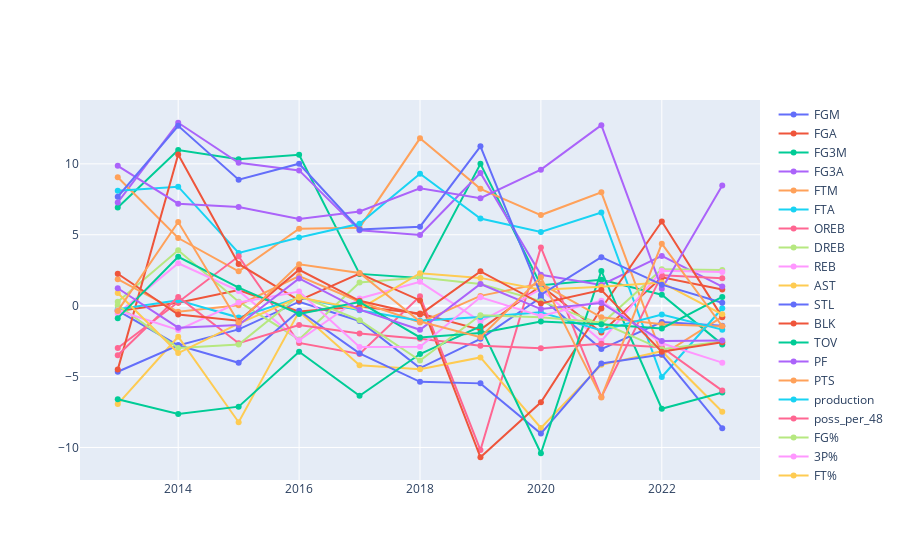

The cell this chart's notebook holds for it:
### Markdown cell above
very insightful data, some highlights:
1. because of the tight defence the PTS, Personal Fouls, and free Throws go up. 
2. teams shhot more 3 pointers compared to the regular season be the gradually became less in recent years, for examle in 2014 and 2019 they shot 10% more, but in 2020 to 2023 all les than 4%
3. poss per 48 represnt pace and it goes down in the playoffs, by a small margin I'd say, from 3-6%.

### Code cell
fig = go.Figure()

for col in comparison_df.columns[1:]:
    fig.add_trace(go.Scatter(x=comparison_df['Season_start'],
                             y=comparison_df[col], name=col))

fig.show()
